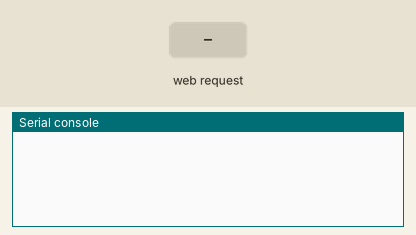
A program run on a simulated ESP32 board running MicroPython. Shown: the last lines printed to the serial console. The inputs (shaded band) are chosen by the test bench. The board's own WiFi access point starts at once.

Above: at 4.2 s.
4.3 s: HTTP request GET /action_page.php received
At 5.4 s:
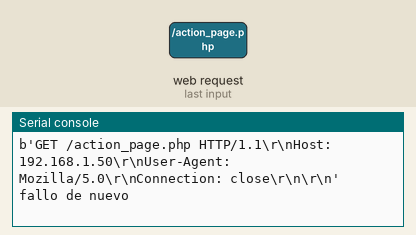
5.8 s: HTTP request GET / received
At 6.6 s:
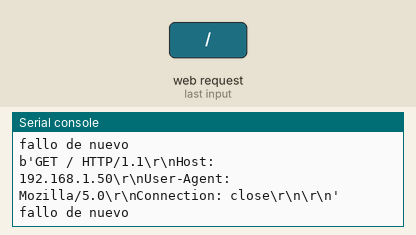

Measured:
- after the input at 4.3 s, the serial console: prints a new line at once (image 1)
- after the input at 5.8 s, the serial console: prints a new line at once (image 2)

The program:

colopicker.py
```python
import neopixel
import network
from machine import Pin
from time import sleep
import socket

html="""<!DOCTYPE html>
<html>
<body>

<h2>Color Picker</h2>
<p>The <strong>input type="color"</strong> is used for input fields that should contain a color.</p>
<p>Depending on browser support:<br>A color picker can pop-up when you enter the input field.</p>

<form action="/action_page.php">
  Select your favorite color:
  <input type="color" name="favcolor" value="#ff0000">
  <input type="submit">
</form>

<p><b>Note:</b> type="color" is not supported in Internet Explorer 11 and earlier versions or Safari 9.1 and earlier versions.</p>

</body>
</html>"""

ap = network.WLAN(network.AP_IF)
ap.active(True)
ap.config(essid='ESP32')
ap.config(authmode=3, password='123456789')
ap.ifconfig()


s = socket.socket(socket.AF_INET, socket.SOCK_STREAM)
sleep(3)
s.bind(('', 80))
s.listen(5)


while True:
        conn, addr = s.accept()
        request = conn.recv(1024)
        request = str(request)
        print(request)
        try:
            print(_GET(request, "favcolor"))

        except Exception:
            print("fallo de nuevo")

        response = html
        conn.send(response)
        conn.close()
```
